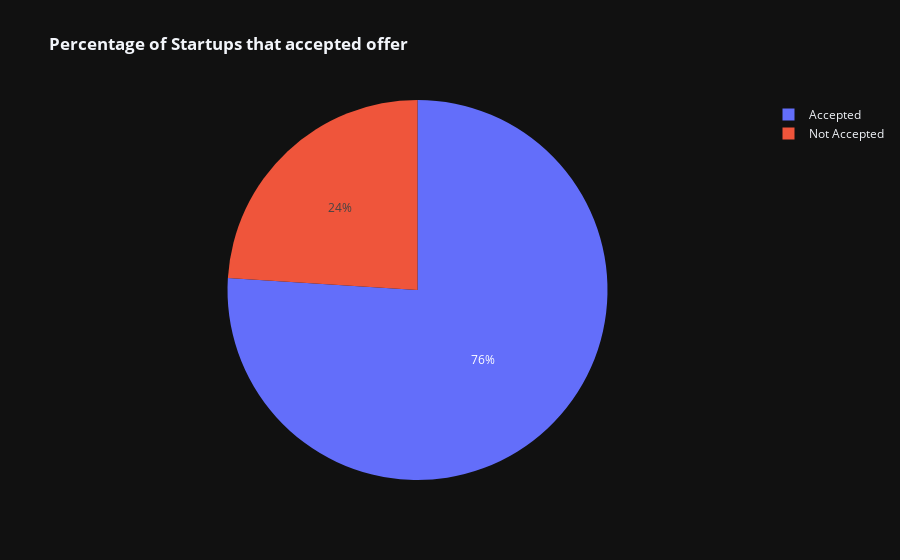

The code cell stored with this chart in its notebook:
### Code cell
accepted_offer = round(shark_tank['Accepted Offer'].value_counts(normalize=True)*100)
fig = px.pie(accepted_offer,values='Accepted Offer',names=['Accepted','Not Accepted'],title='<b> Percentage of Startups that accepted offer </b>')
fig.show()

### Figure 1 — Plotly figure (JSON) as saved in the notebook; plotly's stock layout.template omitted (floating-point values rounded to 4 significant figures)
{"data": [{"domain": {"x": [0, 1], "y": [0, 1]}, "hovertemplate": "label=%{label}<br>Accepted Offer=%{value}<extra></extra>", "labels": ["Accepted", "Not Accepted"], "legendgroup": "", "name": "", "showlegend": true, "type": "pie", "values": [76, 24]}], "layout": {"legend": {"tracegroupgap": 0}, "title": {"text": "<b> Percentage of Startups that accepted offer </b>"}}}
